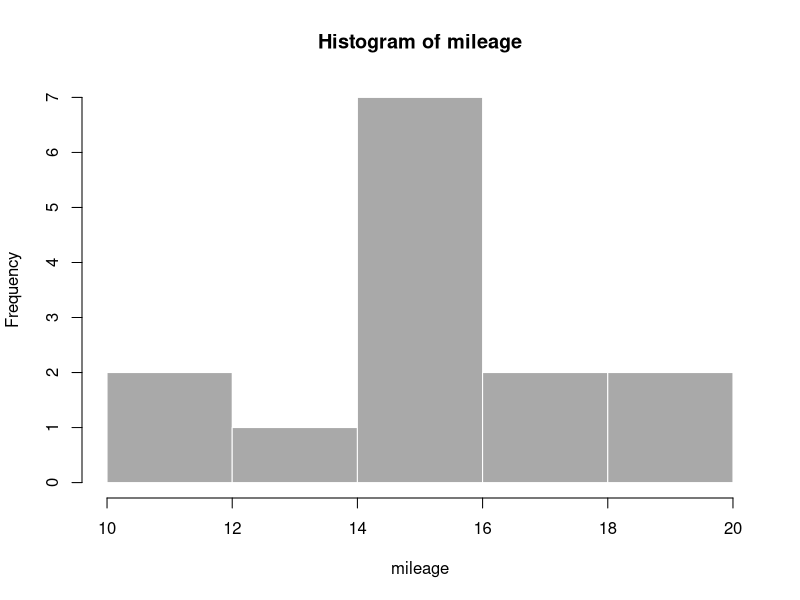

Generate this figure with R:
## ---- chunk 1
knitr::opts_chunk$set(echo = TRUE)
library(datasets)
## ---- chunk 2
data (mtcars)
head (mtcars)
## ---- chunk 3
userInputNoOfCylinders <- sample(c(4,6,8),1) #simulating user i/p -- 4,6 or 8
mileage <- mtcars$mpg[mtcars$cyl == userInputNoOfCylinders]
mileage
## ---- chunk 4
hist(mileage, col = 'darkgray', border = 'white')
